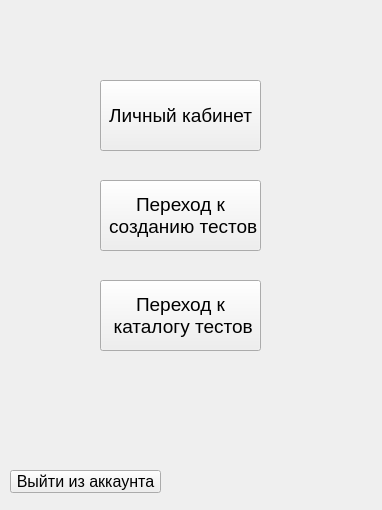
<?xml version="1.0" encoding="UTF-8"?>
<ui version="4.0">
 <class>Form</class>
 <widget class="QWidget" name="Form">
  <property name="geometry">
   <rect>
    <x>0</x>
    <y>0</y>
    <width>382</width>
    <height>510</height>
   </rect>
  </property>
  <property name="windowTitle">
   <string>Form</string>
  </property>
  <widget class="QPushButton" name="go_to_private_office">
   <property name="geometry">
    <rect>
     <x>100</x>
     <y>80</y>
     <width>161</width>
     <height>71</height>
    </rect>
   </property>
   <property name="font">
    <font>
     <pointsize>14</pointsize>
    </font>
   </property>
   <property name="text">
    <string>Личный кабинет</string>
   </property>
  </widget>
  <widget class="QPushButton" name="go_to_create_tests">
   <property name="geometry">
    <rect>
     <x>100</x>
     <y>180</y>
     <width>161</width>
     <height>71</height>
    </rect>
   </property>
   <property name="font">
    <font>
     <pointsize>14</pointsize>
    </font>
   </property>
   <property name="mouseTracking">
    <bool>false</bool>
   </property>
   <property name="text">
    <string>Переход к
 созданию тестов</string>
   </property>
  </widget>
  <widget class="QPushButton" name="go_to_catalog">
   <property name="geometry">
    <rect>
     <x>100</x>
     <y>280</y>
     <width>161</width>
     <height>71</height>
    </rect>
   </property>
   <property name="font">
    <font>
     <pointsize>14</pointsize>
    </font>
   </property>
   <property name="mouseTracking">
    <bool>false</bool>
   </property>
   <property name="text">
    <string>Переход к
 каталогу тестов</string>
   </property>
  </widget>
  <widget class="QPushButton" name="logoutbtn">
   <property name="geometry">
    <rect>
     <x>10</x>
     <y>470</y>
     <width>151</width>
     <height>23</height>
    </rect>
   </property>
   <property name="font">
    <font>
     <pointsize>12</pointsize>
    </font>
   </property>
   <property name="text">
    <string>Выйти из аккаунта</string>
   </property>
  </widget>
 </widget>
 <resources/>
 <connections/>
</ui>
